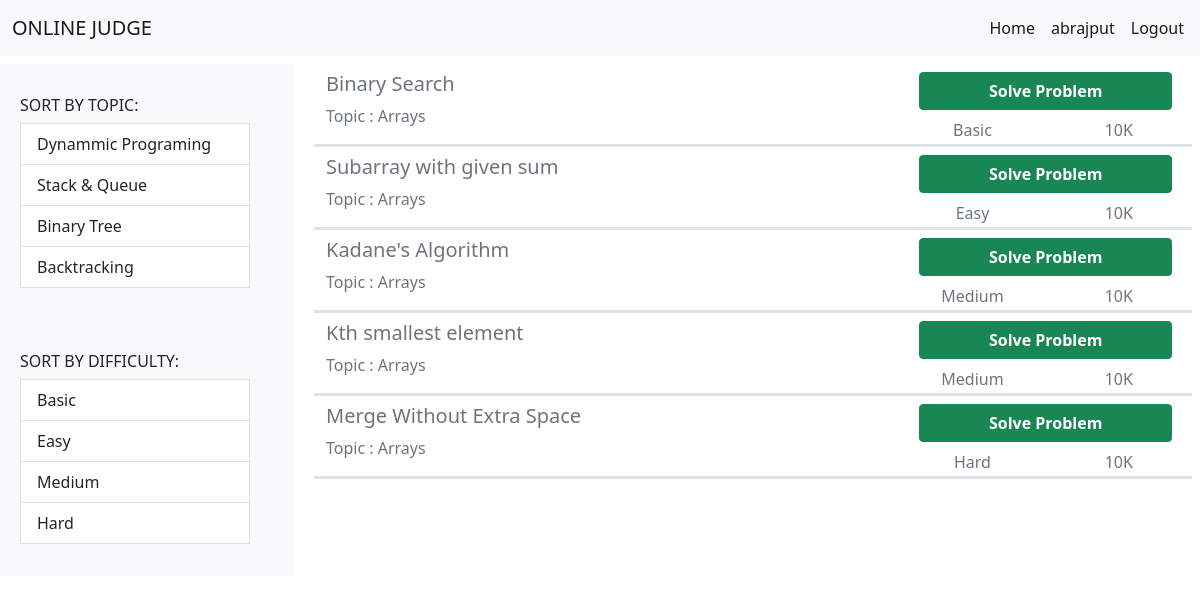
The page /online_judge/home (signed in) on the database its author committed.
### online_judge/models.py (models this page shows, shortened)
class Problem(models.Model):
    problemId = models.IntegerField(primary_key=True)
    title = models.CharField(null=False, max_length=200)
    description = models.CharField(null=False, max_length=2000)
    difficulty = models.CharField(null=False, max_length=10)
    solved = models.BooleanField(default=False)
    score = models.IntegerField(default=0)
    topic = models.CharField(null=False, max_length=30)

### online_judge/views.py (the view)
# urls.py: 2. Add a URL to urlpatterns:  path('', views.home, name='home')
def home(request):
    problems = Problem.objects.all()
    return render(request, 'pages/home.html', {'problems': problems})

### online_judge/templates/pages/home.html (shortened to what this page needs)
<!DOCTYPE html>
<html>
<head>
    <link href="https://cdn.jsdelivr.net/npm/bootstrap@5.1.3/dist/css/bootstrap.min.css" rel="stylesheet">
</head>
<body>
    <nav class="navbar navbar-expand-lg navbar-light bg-light">
        <div class="container-fluid">
            <a class="navbar-brand" href="#">ONLINE JUDGE</a>
        </div>
        <div class="collapse navbar-collapse align-items-right mx-2" id="navbarScroll">
            <div class="d-flex">
                <ul class="navbar-nav me-auto my-2 my-lg-0 navbar-nav-scroll" style="--bs-scroll-height: 100px;">
                    <li class="nav-item">
                        <a class="nav-link active" aria-current="page" href="home">Home</a>
                    </li>
                    {% if user.is_authenticated %}
                    <li class="nav-item">
                        <a class="nav-link active" aria-current="page" href="profile">{{ user.username }}</a>
                    </li>
                    <li class="nav-item">
                        <a class="nav-link active" aria-current="page" href="logout">Logout</a>
                    </li>
                    {% endif %}
                </ul>
            </div>
        </div>
    </nav>
    <div class="row mt-2">
        <div class="list-group col-3 bg-light">
            <div class="" style="padding: 2em;">
                <h6 class="h6">SORT BY TOPIC:</h6>
                <a class="list-group-item list-group-item-action" href="#list-item-1">Dynammic Programing</a>
                <a class="list-group-item list-group-item-action" href="#list-item-2">Stack & Queue</a>
                <a class="list-group-item list-group-item-action" href="#list-item-3">Binary Tree</a>
                <a class="list-group-item list-group-item-action" href="#list-item-4">Backtracking</a>
            </div>
            <div class="" style="padding: 2em;">
                <h6 class="h6">SORT BY DIFFICULTY:</h6>
                <a class="list-group-item list-group-item-action" href="#list-item-1">Basic</a>
                <a class="list-group-item list-group-item-action" href="#list-item-2">Easy</a>
                <a class="list-group-item list-group-item-action" href="#list-item-3">Medium</a>
                <a class="list-group-item list-group-item-action" href="#list-item-4">Hard</a>
            </div>
        </div>
        <div class="col-9" style="height:500px;overflow: scroll;">
            {% for problem in problems %}
            <div class=" row border-bottom border-3 mx-2">
                <div class=" col-8 ">
                    <h5 class="h5 text-muted my-2 ">{{ problem.title }}</h5>
                    <p class="text-muted ">Topic : {{ problem.topic }}</p>
                </div>
                <div class=" col-4 ">
                    <div class="d-grid gap-2 my-2 mx-2 ">
                        <button class="btn btn-success " type="button "><b><a id="solve" href="problem/{{problem.problemId}}">Solve Problem</a></b></button>
                    </div>
                    <div>
                        <div class="row ">
                            <div class="col-6 " style="text-align: center; ">
                                <p class=" text-muted " style="display: inline; ">{{ problem.difficulty }}</p>
                            </div>
                            <div class="col-6 " style="text-align: center; ">
                                <p class=" text-muted " style="display: inline; ">10K</p>
                            </div>
                        </div>
                    </div>
                </div>
            </div>
            {% endfor %}
        </div>
    </div>
</body>
</html>

### online_judge/templates/pages/home.html (style rules this page uses)
#solve { text-decoration: none; color: white; }

### rows shown on the page
Problem: title "Binary Search", topic "Arrays", difficulty "Basic"
Problem: title "Subarray with given sum", topic "Arrays", difficulty "Easy"
Problem: title "Kadane's Algorithm", topic "Arrays", difficulty "Medium"
Problem: title "Kth smallest element", topic "Arrays", difficulty "Medium"
Problem: title "Merge Without Extra Space", topic "Arrays", difficulty "Hard"

### other values the page prints
{{ user.username }} "abrajput"
